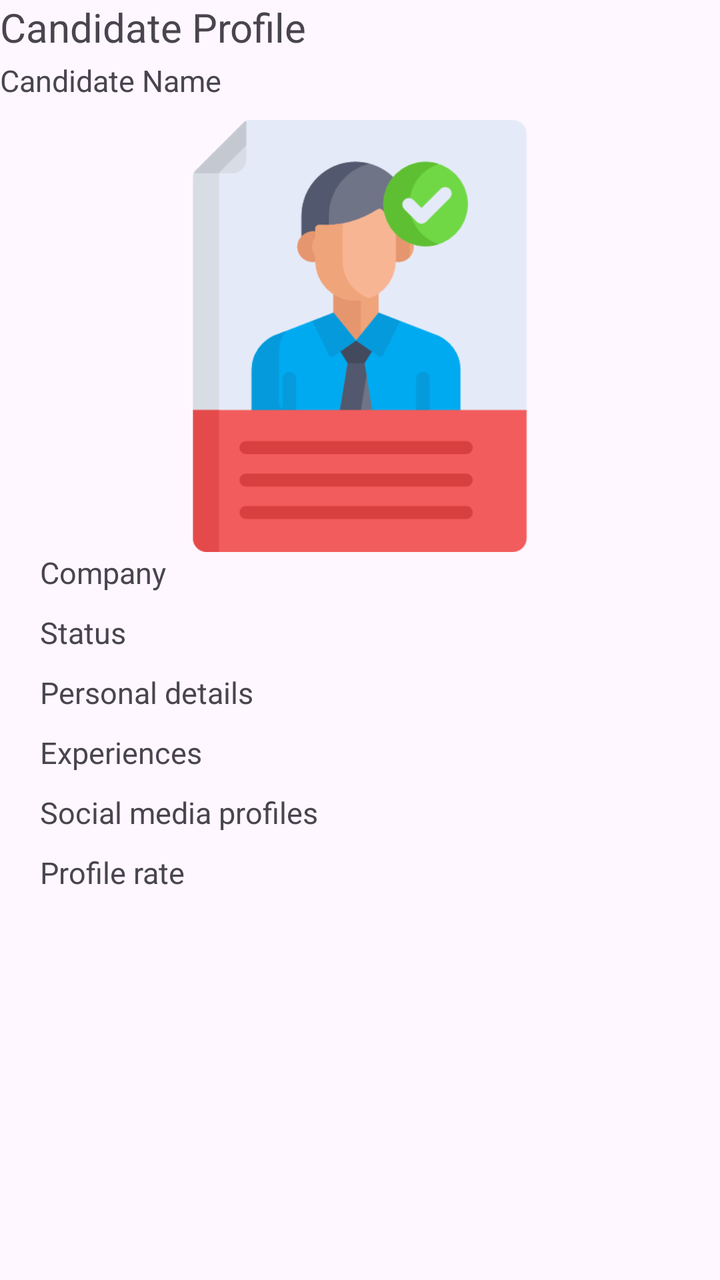
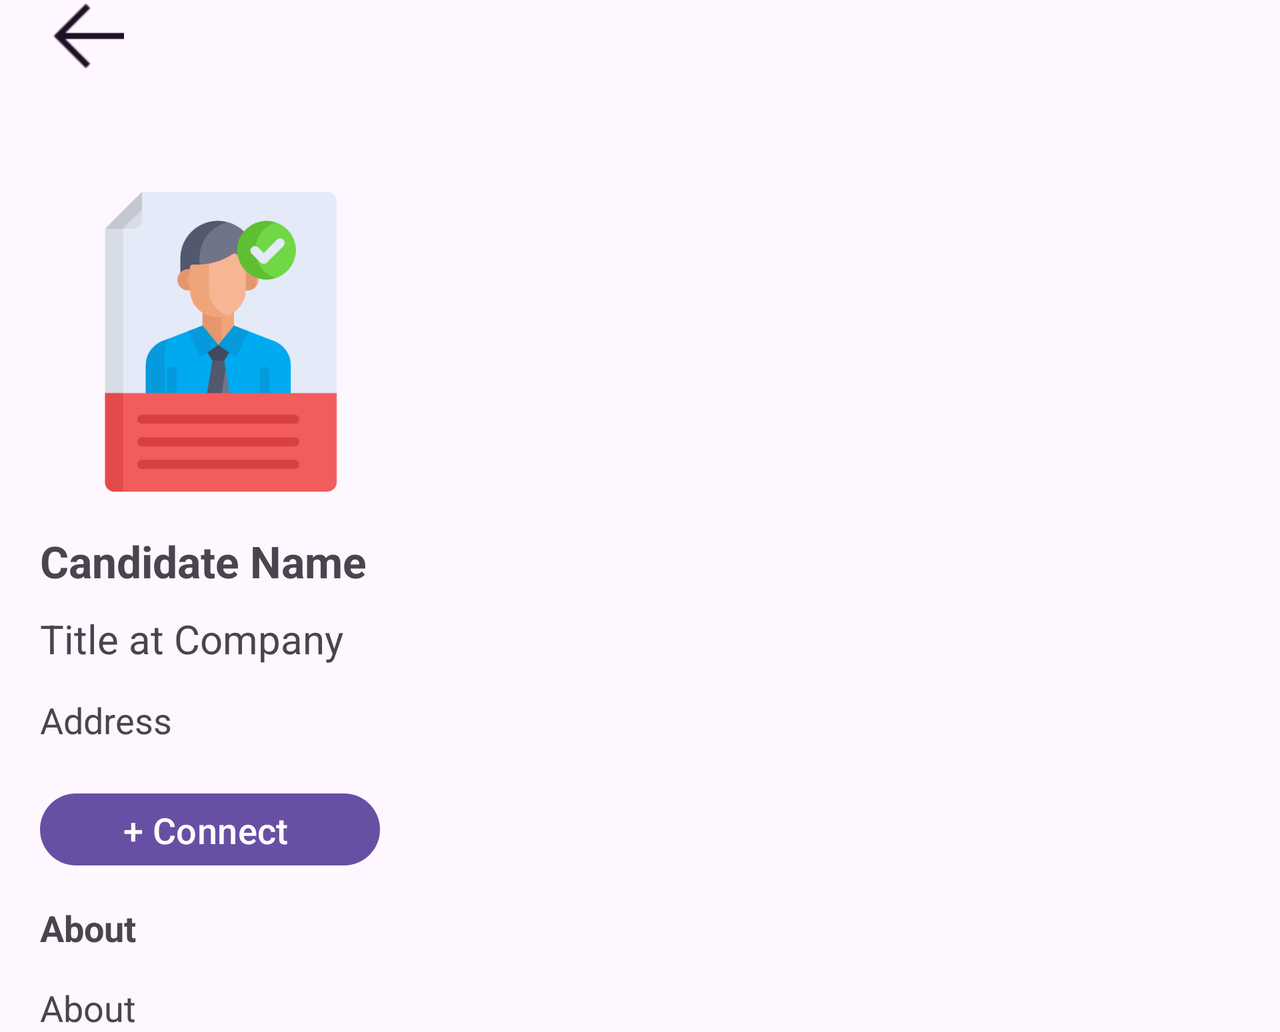

An Android layout and its configuration variant, each rendered on a device that would load it. The default file and the variant file are quoted in full after the pictures.
<!-- AndroidManifest.xml: application theme Theme.Group3Project1 -->
<!-- res/layout/activity_candidate_details.xml -->
<?xml version="1.0" encoding="utf-8"?>
<LinearLayout xmlns:android="http://schemas.android.com/apk/res/android"
    xmlns:app="http://schemas.android.com/apk/res-auto"
    xmlns:tools="http://schemas.android.com/tools"
    android:layout_width="match_parent"
    android:layout_height="match_parent"
    tools:context=".CandidateDetailsActivity"
    android:orientation="vertical"

    >

    <TextView
        android:layout_width="match_parent"
        android:layout_height="30dp"
        android:text="Candidate Profile"
        android:textSize="20dp"
/>
    <TextView
        android:layout_width="match_parent"
        android:layout_height="30dp"
        android:text="Candidate Name"
        android:textSize="15dp"
        />

    <LinearLayout
        android:layout_width="match_parent"
        android:layout_height="match_parent"
        android:orientation="vertical"
        android:layout_marginLeft="20dp"
        android:layout_marginRight="20dp">

        <ImageView
            android:layout_width="match_parent"
            android:layout_height="216dp"
            android:src="@drawable/img" />
        <TextView
            android:layout_width="match_parent"
            android:layout_height="30dp"
            android:text="Company"
            android:textSize="15dp"
            />
        <TextView
            android:layout_width="match_parent"
            android:layout_height="30dp"
            android:text="Status"
            android:textSize="15dp"
            />
        <TextView
            android:layout_width="match_parent"
            android:layout_height="30dp"
            android:text="Personal details"
            android:textSize="15dp"
            />
        <TextView
            android:layout_width="match_parent"
            android:layout_height="30dp"
            android:text="Experiences"
            android:textSize="15dp"
            />
        <TextView
            android:layout_width="match_parent"
            android:layout_height="30dp"
            android:text="Social media profiles"
            android:textSize="15dp"
            />
        <TextView
            android:layout_width="match_parent"
            android:layout_height="30dp"
            android:text="Profile rate"
            android:textSize="15dp"
            />

    </LinearLayout>




</LinearLayout>
<!-- resources referenced by this layout -->
<resources>
  <!-- drawable img: png bitmap (drawable, 19596 bytes) -->
  <style name="Theme.Group3Project1" parent="Base.Theme.Group3Project1" />
  <style name="Base.Theme.Group3Project1" parent="Theme.Material3.DayNight.NoActionBar">
          
          
      </style>
</resources>
<!-- res/layout-land/activity_candidate_details.xml (the repository's variant of the layout above) -->
<!-- drawn on the phone turned sideways -->
<?xml version="1.0" encoding="utf-8"?>
<ScrollView xmlns:android="http://schemas.android.com/apk/res/android"
    xmlns:app="http://schemas.android.com/apk/res-auto"
    xmlns:tools="http://schemas.android.com/tools"
    android:layout_width="match_parent"
    android:layout_height="match_parent"
    tools:context=".CandidateDetailsActivity"
    android:orientation="vertical"

    >



    <LinearLayout
        android:layout_width="match_parent"
        android:layout_height="match_parent"
        android:orientation="vertical"
        android:layout_marginLeft="20dp"
        android:layout_marginRight="20dp">

        <ImageView
            android:id="@+id/btnGoBack"
            android:layout_width="wrap_content"
            android:layout_height="36dp"
            android:layout_gravity="left"
            android:backgroundTint="@color/ash"
            android:src="@drawable/back_arrow"

            />
        <LinearLayout
            android:layout_width="match_parent"
            android:layout_height="200dp"
            android:orientation="vertical"
            android:layout_marginTop="10dp"
            android:background="@drawable/img_1"
            android:gravity="bottom"
            >

            <ImageView
                android:id="@+id/Image"
                android:layout_width="181dp"
                android:layout_height="150dp"
                android:layout_marginTop="20dp"
                android:src="@drawable/img" />

        </LinearLayout>

        <TextView
            android:id="@+id/Name"
            android:layout_width="match_parent"
            android:layout_height="30dp"
            android:textStyle="bold"
            android:layout_marginTop="20dp"
            android:text="Candidate Name"
            android:textSize="22dp"
            />
        <LinearLayout
            android:layout_width="match_parent"
            android:layout_height="wrap_content"
            android:orientation="horizontal">
            <TextView
                android:id="@+id/Title"
                android:layout_width="wrap_content"
                android:layout_height="32dp"
                android:layout_marginTop="10dp"
                android:text="Title"
                android:textSize="20dp" />
            <TextView

                android:layout_width="wrap_content"
                android:layout_height="32dp"
                android:layout_marginTop="10dp"
                android:layout_marginLeft="5dp"
                android:layout_marginRight="5dp"
                android:text="at"
                android:textSize="20dp" />
            <TextView
                android:id="@+id/Company"
                android:layout_width="wrap_content"
                android:layout_height="30dp"
                android:layout_marginTop="10dp"
                android:text="Company"
                android:textSize="20dp"
                />


        </LinearLayout>


        <TextView
            android:id="@+id/Address"
            android:layout_width="match_parent"
            android:layout_height="35dp"
            android:layout_marginTop="10dp"
            android:text="Address"
            android:textSize="18dp"
            />
        <LinearLayout
            android:layout_width="match_parent"
            android:layout_height="wrap_content"
            >
            <Button
                android:id="@+id/btnConnect"
                android:layout_width="170dp"
                android:layout_height="44dp"
                android:layout_marginTop="10dp"
                android:text="+ Connect "
                android:textSize="18dp" />

            <Button
                android:id="@+id/btnCancel"
                android:layout_width="170dp"
                android:layout_height="44dp"
                android:layout_marginTop="10dp"
                android:layout_marginLeft="10dp"
                android:text="Cancel"
                android:visibility="invisible"
                android:textSize="18dp" />


        </LinearLayout>
        <TextView
            android:layout_width="match_parent"
            android:layout_height="30dp"
            android:layout_marginTop="15dp"
            android:text="About"
            android:textStyle="bold"
            android:textSize="18dp" />

        <TextView
            android:id="@+id/About"
            android:layout_width="match_parent"
            android:layout_height="wrap_content"
            android:layout_marginTop="10dp"
            android:text="About"
            android:textSize="18dp" />




    </LinearLayout>




</ScrollView>
<!-- resources referenced by the variant -->
<!-- as the phone turned sideways resolves them -->
<resources>
  <color name="ash">#9F9393</color>
  <!-- drawable back_arrow: png bitmap (drawable, 261 bytes) -->
  <!-- drawable img: png bitmap (drawable, 19596 bytes) -->
  <style name="Theme.Group3Project1" parent="Base.Theme.Group3Project1" />
  <style name="Base.Theme.Group3Project1" parent="Theme.Material3.DayNight.NoActionBar">
          
          
      </style>
</resources>
